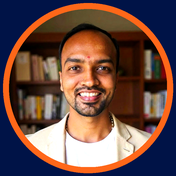
#> input picture pipeline/assets/headshot.png, 176 x 176 px
$ python generate_card.py out.png out.png
#> lines starting #> are read from the running program, lines starting #| are printed output that depends on the picture
#!/usr/bin/env python3
"""
Conscious Dad Tribe -- LinkedIn / Instagram quote card generator.

Usage:
    python3 generate_card.py "quote text" output.png

Notes:
- A literal \n in the quote text is honored as a hard line break (use it for
  a genuine two-sentence beat: short line, then the longer line that lands
  the punch). Never use it to force three short fragments in a row.
- Auto-sizing steps the font down through FONT_SIZES until the quote
  provably fits above the wordmark without touching it.
- The header (headshot + name + handle) and the quote move together as one
  block, vertically centered between TOP_MARGIN and BOTTOM_LIMIT.
- Rebuilt 2026-09-02 as a pure-PIL renderer (no wkhtmltoimage dependency)
  after the sandbox reset wiped the original script and its assets. Output
  spec (colors, fonts, canvas size, sizing/centering logic) is unchanged.
"""

import os
import sys

from PIL import Image, ImageDraw, ImageFont

SKILL_DIR = os.path.dirname(os.path.abspath(__file__))
FONTS_DIR = os.path.join(SKILL_DIR, "fonts")
ASSETS_DIR = os.path.join(SKILL_DIR, "assets")

NAVY = (0x00, 0x13, 0x47)
ORANGE = (0xFF, 0x67, 0x19)
WHITE = (0xFF, 0xFF, 0xFF)
HANDLE_GREY = (0xA9, 0xAF, 0xC1)

CANVAS_W, CANVAS_H = 1080, 1350
TOP_MARGIN = 100
BOTTOM_LIMIT = 1150
SIDE_MARGIN = 100
QUOTE_MAX_WIDTH = CANVAS_W - 2 * SIDE_MARGIN  # 880

FONT_SIZES = [66, 60, 54, 48, 44, 40, 36, 32]
LINE_HEIGHT_FACTOR = 1.45  # calibrated against the finalized reference card

NAME_TEXT = "Lohith Dhaksha"
HANDLE_TEXT = "@lohithdhaksha"
NAME_SIZE = 36
HANDLE_SIZE = 28
HEADSHOT_SIZE = 168  # calibrated against the reference card's ring diameter
TEXT_GAP = 36  # gap between headshot and name/handle text
HEADER_GAP = 90  # gap between header block and quote block

# Footer wordmark: fixed in the reserved margin below BOTTOM_LIMIT, not part
# of the header+quote block that slides to stay centered. Sentence case,
# "Dad" in accent orange, everything else white, no letter-spacing.
WORDMARK_SIZE = 40
WORDMARK_SEGMENTS = [
    ("Conscious ", WHITE),
    ("Dad", ORANGE),
    (" Tribe", WHITE),
]

BOLD_FONT_PATH = os.path.join(FONTS_DIR, "Poppins-Bold.ttf")
MEDIUM_FONT_PATH = os.path.join(FONTS_DIR, "Poppins-Medium.ttf")


def load_font(path, size):
    return ImageFont.truetype(path, size)


def draw_multicolor_centered(draw, center_x, y, segments, font):
    """Draw a sequence of (text, color) segments as one line, horizontally
    centered as a whole on center_x. Normal kerning, no letter-spacing."""
    total_w = sum(draw.textlength(text, font=font) for text, _ in segments)
    x = center_x - total_w / 2
    for text, color in segments:
        draw.text((x, y), text, font=font, fill=color)
        x += draw.textlength(text, font=font)


def wrap_text(draw, text, font, max_width):
    """Wrap to max_width. A literal \n is always a hard break."""
    lines = []
    for paragraph in text.split("\n"):
        words = paragraph.split(" ")
        current = ""
        for word in words:
            trial = (current + " " + word).strip()
            w = draw.textlength(trial, font=font)
            if w <= max_width or not current:
                current = trial
            else:
                lines.append(current)
                current = word
        lines.append(current)
    return lines


def block_height(num_lines, font_size):
    return int(num_lines * font_size * LINE_HEIGHT_FACTOR)


def fit_quote(draw, text, max_width, available_height):
    """Step down FONT_SIZES until the wrapped quote fits available_height."""
    last = None
    for size in FONT_SIZES:
        font = load_font(MEDIUM_FONT_PATH, size)
        lines = wrap_text(draw, text, font, max_width)
        height = block_height(len(lines), size)
        last = (font, lines, size, height)
        if height <= available_height:
            return last
    # Smallest size still doesn't fit (very long quote) -- use it anyway,
    # this is a stress case that should get flagged for a shorter line.
    return last


def generate_card(quote_text, output_path):
#> called with quote_text = 'out.png', output_path = 'out.png'
    canvas = Image.new("RGB", (CANVAS_W, CANVAS_H), NAVY)
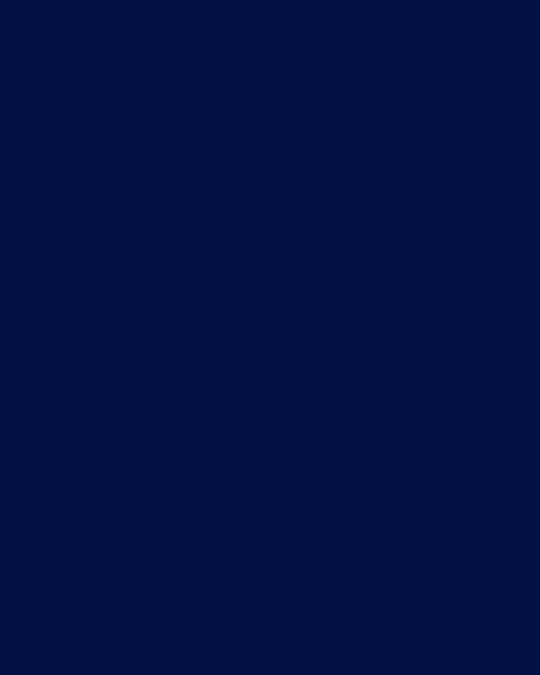
#> canvas: PIL image 1080x1350 RGB (shown at 1/2 size); mean R, G, B 0, 19, 71
    draw = ImageDraw.Draw(canvas)

    name_font = load_font(BOLD_FONT_PATH, NAME_SIZE)
    handle_font = load_font(BOLD_FONT_PATH, HANDLE_SIZE)

    header_height = HEADSHOT_SIZE
    available_for_quote = (BOTTOM_LIMIT - TOP_MARGIN) - header_height - HEADER_GAP

    quote_font, quote_lines, quote_size, quote_height = fit_quote(
        draw, quote_text, QUOTE_MAX_WIDTH, available_for_quote
    )
#> quote_lines = ['out.png']; quote_size = 66; quote_height = 95

    total_height = header_height + HEADER_GAP + quote_height
#> total_height = 353
    space = BOTTOM_LIMIT - TOP_MARGIN
    block_top = TOP_MARGIN + max(0, (space - total_height) // 2)
#> block_top = 448

    # --- Header: headshot + name + handle, sliding as one block ---
    headshot_path = os.path.join(ASSETS_DIR, "headshot.png")
    if not os.path.exists(headshot_path):
        raise FileNotFoundError(
            f"Missing {headshot_path}. Run the headshot processing step first."
        )
    headshot = Image.open(headshot_path).convert("RGBA")
#> headshot is the input picture: PIL image 176x176 RGBA; mean R, G, B, A 108.3, 78.1, 70.9, 255
    if headshot.size != (HEADSHOT_SIZE, HEADSHOT_SIZE):
        headshot = headshot.resize((HEADSHOT_SIZE, HEADSHOT_SIZE), Image.LANCZOS)
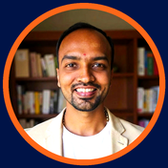
#> headshot: PIL image 168x168 RGBA; mean R, G, B, A 108.2, 78, 70.9, 255
    canvas.paste(headshot, (SIDE_MARGIN, block_top), headshot)

    text_x = SIDE_MARGIN + HEADSHOT_SIZE + TEXT_GAP
    name_y = block_top + HEADSHOT_SIZE // 2 - 40
#> name_y = 492
    handle_y = name_y + 48
#> handle_y = 540
    draw.text((text_x, name_y), NAME_TEXT, font=name_font, fill=WHITE)
    draw.text((text_x, handle_y), HANDLE_TEXT, font=handle_font, fill=HANDLE_GREY)

    # --- Quote block ---
    quote_top = block_top + header_height + HEADER_GAP
#> quote_top = 706
    line_step = int(quote_size * LINE_HEIGHT_FACTOR)
#> line_step = 95
    y = quote_top
#> y = 706
    for line in quote_lines:
        draw.text((SIDE_MARGIN, y), line, font=quote_font, fill=WHITE)
        y += line_step
#> this loop made 1 pass
#> (line, y) on pass 1: ('out.png', 801)
#> after the loop, y = 801

    # --- Footer wordmark, fixed in the reserved margin below BOTTOM_LIMIT ---
    wordmark_font = load_font(MEDIUM_FONT_PATH, WORDMARK_SIZE)
    wordmark_y = BOTTOM_LIMIT + 50
    draw_multicolor_centered(
        draw, CANVAS_W // 2, wordmark_y, WORDMARK_SEGMENTS, wordmark_font
    )

    canvas = canvas.convert("RGB")  # clean flattened output, no alpha
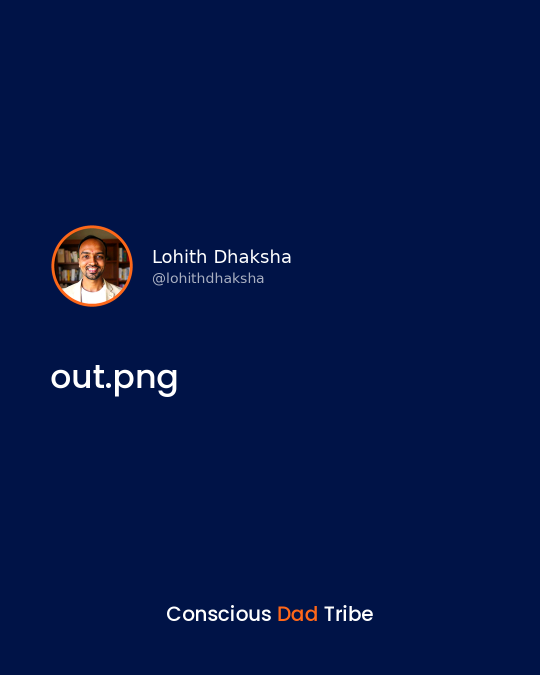
#> canvas: PIL image 1080x1350 RGB (shown at 1/2 size); mean R, G, B 4.1, 21.9, 72.3
    canvas.save(output_path)
    return output_path


if __name__ == "__main__":
    if len(sys.argv) != 3:
        print('Usage: python3 generate_card.py "quote text" output.png')
        sys.exit(1)
    result = generate_card(sys.argv[1], sys.argv[2])
    print("Saved:", result)

$ run again, with bedtime-is-the-fastest-door.png copied over pipeline/assets/headshot.png
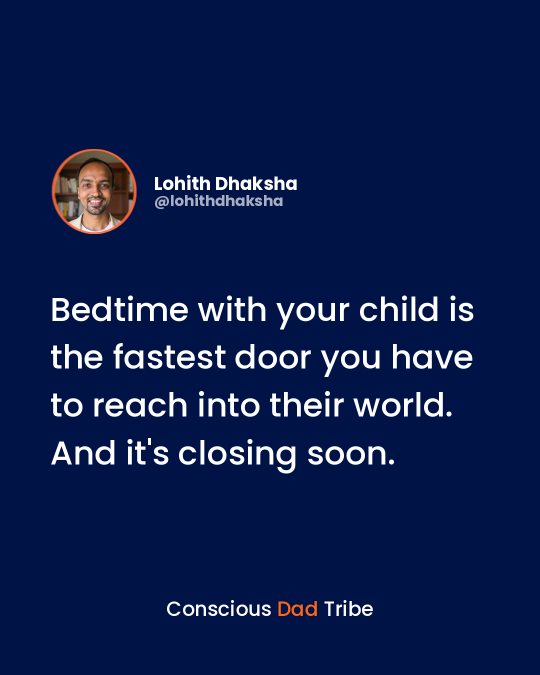
#> input picture bedtime-is-the-fastest-door.png, 1080 x 1350 px (shown at 1/2 size)
#> quote_lines = ['out.png']; quote_size = 66; quote_height = 95
#> total_height = 353
#> block_top = 448
#> in generate_card, `headshot = headshot.resize((HEADSHOT_SIZE, HEADSHOT_SIZE), Image.LANCZ..`:
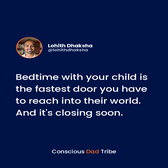
#> headshot: PIL image 168x168 RGBA; mean R, G, B, A 13.4, 29.8, 78.4, 255
#> name_y = 492
#> handle_y = 540
#> quote_top = 706
#> line_step = 95
#> in generate_card, `y = quote_top`: y = 706
#> the loop in generate_card, `for line in quote_lines:` made 1 pass
#> (line, y) on pass 1: ('out.png', 801)
#> after the loop in generate_card, `for line in quote_lines:`: y = 801

$ run again, with your-anger-is-not-yours-test.png copied over pipeline/assets/headshot.png
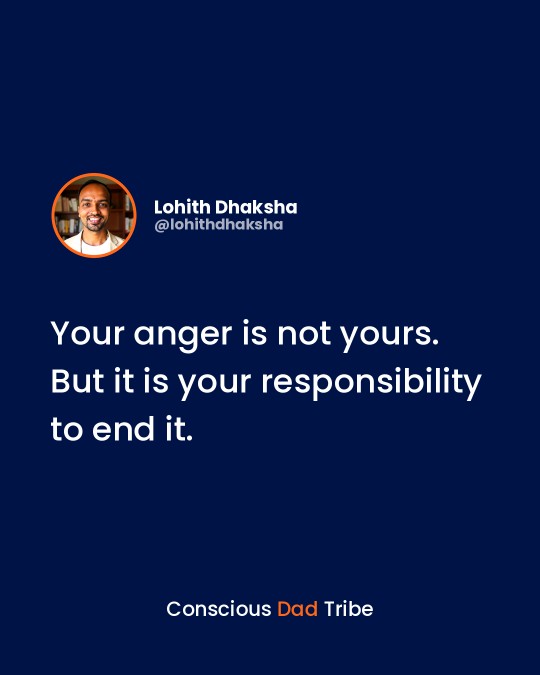
#> input picture your-anger-is-not-yours-test.png, 1080 x 1350 px (shown at 1/2 size)
#> quote_lines = ['out.png']; quote_size = 66; quote_height = 95
#> total_height = 353
#> block_top = 448
#> in generate_card, `headshot = headshot.resize((HEADSHOT_SIZE, HEADSHOT_SIZE), Image.LANCZ..`:
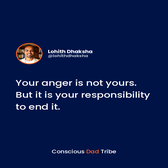
#> headshot: PIL image 168x168 RGBA; mean R, G, B, A 9.8, 26.6, 75.8, 255
#> name_y = 492
#> handle_y = 540
#> quote_top = 706
#> line_step = 95
#> in generate_card, `y = quote_top`: y = 706
#> the loop in generate_card, `for line in quote_lines:` made 1 pass
#> (line, y) on pass 1: ('out.png', 801)
#> after the loop in generate_card, `for line in quote_lines:`: y = 801
